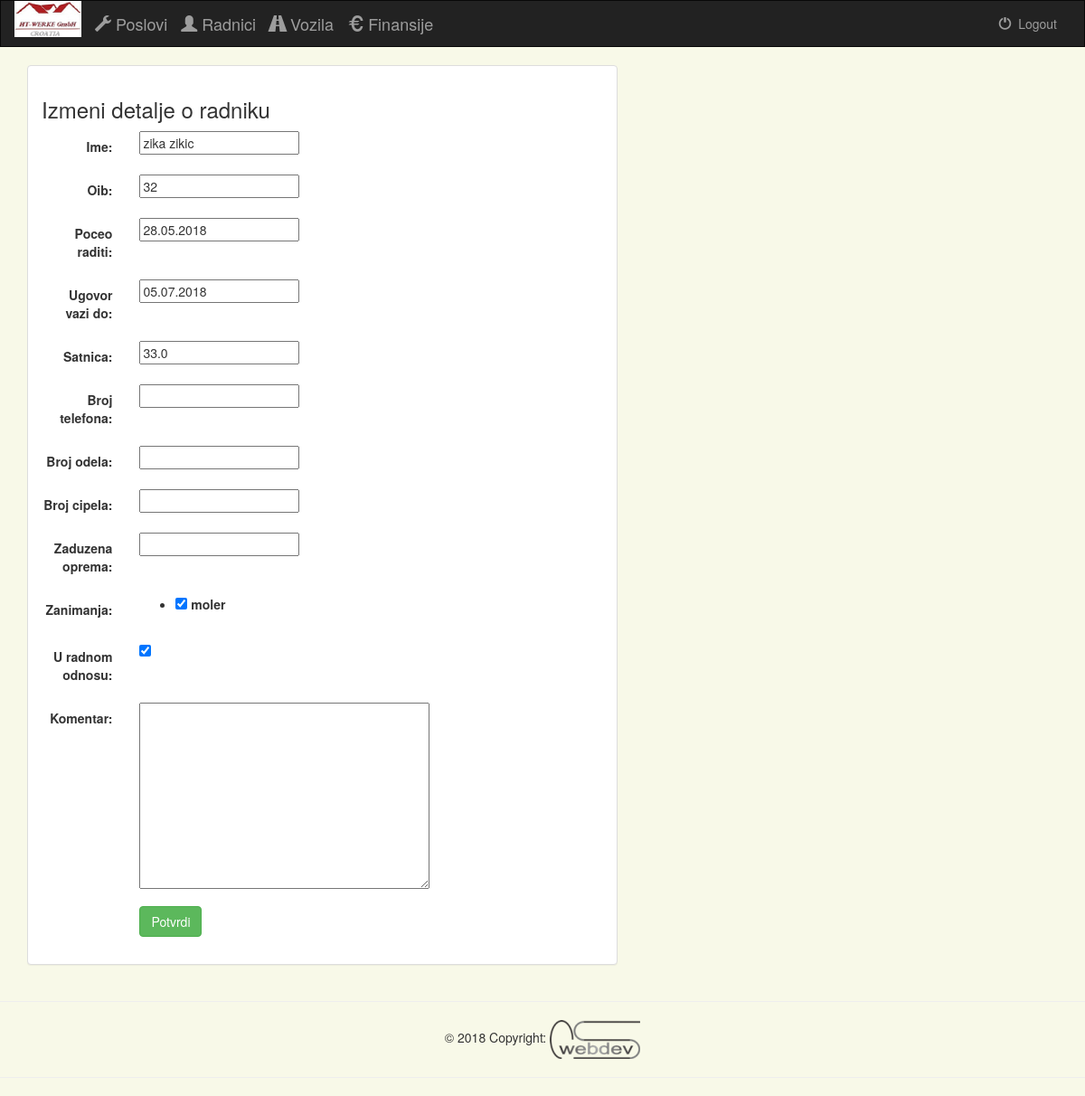
/administracija/azuriranje_radnika/1/, run on the app's committed database.
### projects/models.py (models this page shows, shortened)
class Radnik(models.Model):
    ime = models.CharField(max_length=50)
    oib = models.IntegerField()
    broj_telefona = models.CharField(max_length=30, blank=True)
    broj_odela = models.IntegerField(default=None, null=True, blank=True)
    broj_cipela = models.IntegerField(default=None, null=True, blank=True)
    poceo_raditi = models.DateField()
    ugovor_vazi_do = models.DateField()
    satnica = models.FloatField(max_length=10)
    zaduzena_oprema = models.CharField(max_length=100, blank=True)
    dostupan = models.BooleanField(default=True)
    posao = models.ForeignKey(Poslovi, null=True, blank=True, on_delete=models.SET_NULL)
    u_radnom_odnosu = models.BooleanField(default=True)
    zanimanja = models.ManyToManyField(Zanimanja)
    dana_do_isteka_ugovora = models.IntegerField(default=None, null=True, blank=True)
    komentar = models.CharField(max_length=500, blank=True)
    class Meta:
        verbose_name_plural = "Radnici"

### projects/views.py (the view)
# urls.py: url(r'^azuriranje_radnika/(?P<radnik_id>[0-9]+)/$', views.radnik_update, name='radnik-update'),
def radnik_update(request, radnik_id):
    instance = Radnik.objects.get(pk=radnik_id)
    form = RadnikForm(request.POST or None, instance=instance)
    if form.is_valid():
        radnik = form.save(commit=False)
        radnik.save()
        form.save_m2m()
        messages.success(request, "Podaci su ažurirani!")
        return HttpResponseRedirect(reverse('projects:radnik-detail', args=(radnik_id)))
    context = {
        "form": form,
        'radnik_id': radnik_id,
    }
    return render(request, 'projects/radnik_update.html', context)

### projects/forms.py
class RadnikForm(forms.ModelForm):
    poceo_raditi = forms.DateField(
        widget=forms.DateInput(format='%d.%m.%Y', attrs={'class': "datum"}), input_formats=('%d.%m.%Y', '%d/%m/%Y', '%d.%m.%y', '%d/%m/%y'))
    ugovor_vazi_do = forms.DateField(
        widget=forms.DateInput(format='%d.%m.%Y', attrs={'class': "datum"}), input_formats=('%d.%m.%Y', '%d/%m/%Y', '%d.%m.%y', '%d/%m/%y'))
    class Meta:
        model = Radnik
        fields = ['ime', 'oib', 'poceo_raditi', 'ugovor_vazi_do', 'satnica', 'broj_telefona', 'broj_odela', 'broj_cipela', 'zaduzena_oprema', 'zanimanja', 'u_radnom_odnosu', 'komentar']
        widgets = {
            'zanimanja': forms.CheckboxSelectMultiple,
            'komentar': forms.Textarea
        }

### projects/models.py (called while the page is built)
    def __unicode__(self):
        return self.zanimanje

### projects/templates/projects/radnik_update.html (shortened to what this page needs)
{% extends 'projects/base.html' %}
{% block content %}
<div class="container">
    <div class="row">
        <div class="col-sm-12 col-md-7">
            <div class="panel panel-default">
                <div class="panel-body">
                    <h3>Izmeni detalje o radniku</h3>
                    <form class="form-horizontal" role="form" action="" method="post" enctype="multipart/form-data">
                        {% include 'projects/form_template.html' %}
                        <div class="form-group">
                            <div class="col-sm-offset-2 col-sm-10">
                                <button type="submit" class="btn btn-success">Potvrdi</button>
                            </div>
                        </div>
                    </form>
                </div>
            </div>
        </div>
    </div>
</div>
{% endblock %}

### projects/templates/projects/form_template.html (shortened to what this page needs)
{% for field in form %}
    <div class="form-group">
        <div class="col-sm-offset-2 col-sm-10">
        </div>
        <label class="control-label col-sm-2">{{ field.label_tag }}</label>
        <div class="col-sm-10">{{ field }}</div>
    </div>
{% endfor %}

### projects/static/projects/style.css (style rules this page uses)
body { background: #f8f9e8; }

### data on the page
Radnik: form "zika zikic" "32" "28.05.2018" "05.07.2018" "33.0" "☑"

### other printed values
{{ field.label_tag }} "Ime:" "Oib:" "Poceo raditi:" "Ugovor vazi do:" "Satnica:" "Broj telefona:" "Broj odela:" "Broj cipela:" "Zaduzena oprema:" "Zanimanja:" "U radnom odnosu:" "Komentar:"
